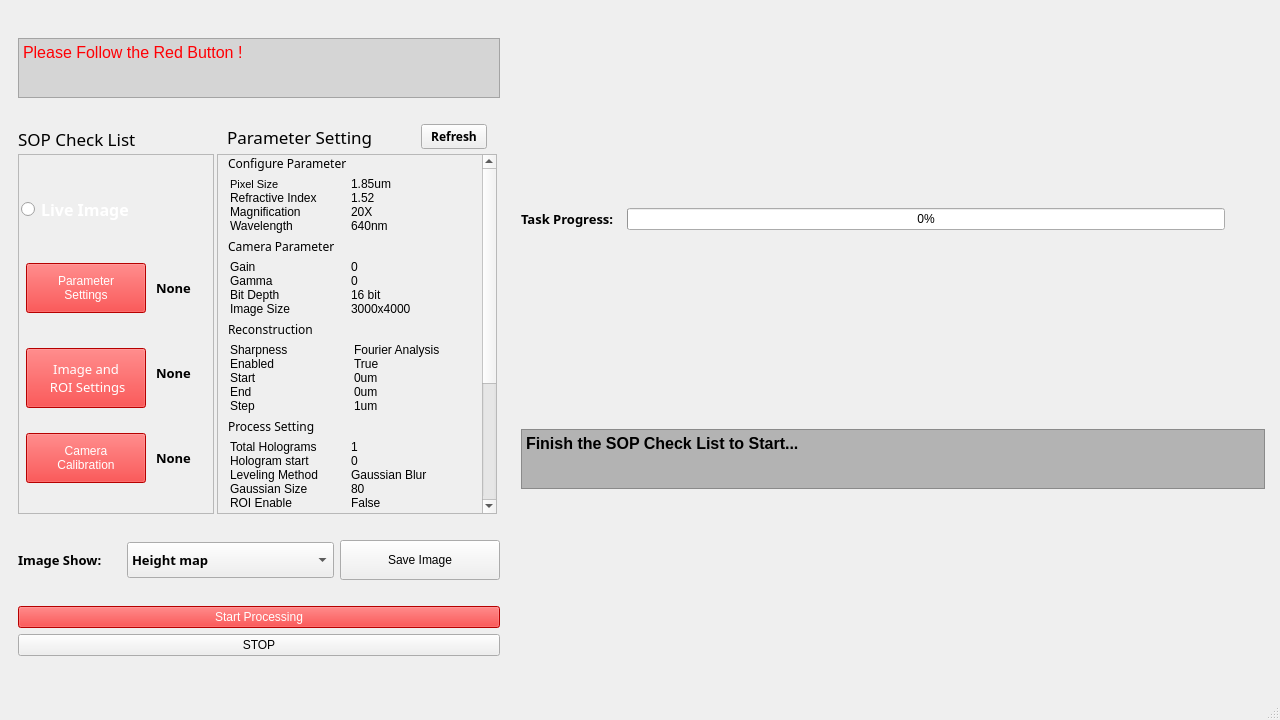
<?xml version="1.0" encoding="UTF-8"?>
<ui version="4.0">
 <class>MainWindow</class>
 <widget class="QMainWindow" name="MainWindow">
  <property name="geometry">
   <rect>
    <x>0</x>
    <y>0</y>
    <width>1280</width>
    <height>720</height>
   </rect>
  </property>
  <property name="minimumSize">
   <size>
    <width>1280</width>
    <height>720</height>
   </size>
  </property>
  <property name="windowTitle">
   <string>Standard TDHM</string>
  </property>
  <widget class="QWidget" name="centralwidget">
   <layout class="QHBoxLayout" name="horizontalLayout">
    <item>
     <widget class="QWidget" name="widget" native="true">
      <property name="minimumSize">
       <size>
        <width>500</width>
        <height>0</height>
       </size>
      </property>
      <property name="maximumSize">
       <size>
        <width>500</width>
        <height>16777215</height>
       </size>
      </property>
      <layout class="QVBoxLayout" name="verticalLayout_3" stretch="2,0,2,2">
       <item>
        <layout class="QVBoxLayout" name="Label">
         <item>
          <widget class="QTextBrowser" name="instruction">
           <property name="minimumSize">
            <size>
             <width>0</width>
             <height>30</height>
            </size>
           </property>
           <property name="maximumSize">
            <size>
             <width>16777215</width>
             <height>60</height>
            </size>
           </property>
           <property name="styleSheet">
            <string notr="true">font: 87 12pt &quot;Arial Black&quot;;
background-color: rgb(213, 213, 213);
color: rgb(255, 0, 4);</string>
           </property>
           <property name="html">
            <string>&lt;!DOCTYPE HTML PUBLIC &quot;-//W3C//DTD HTML 4.0//EN&quot; &quot;http://www.w3.org/TR/REC-html40/strict.dtd&quot;&gt;
&lt;html&gt;&lt;head&gt;&lt;meta name=&quot;qrichtext&quot; content=&quot;1&quot; /&gt;&lt;style type=&quot;text/css&quot;&gt;
p, li { white-space: pre-wrap; }
&lt;/style&gt;&lt;/head&gt;&lt;body style=&quot; font-family:'Arial Black'; font-size:12pt; font-weight:80; font-style:normal;&quot;&gt;
&lt;p style=&quot; margin-top:0px; margin-bottom:0px; margin-left:0px; margin-right:0px; -qt-block-indent:0; text-indent:0px;&quot;&gt;Please Follow the Red Button !&lt;/p&gt;&lt;/body&gt;&lt;/html&gt;</string>
           </property>
          </widget>
         </item>
        </layout>
       </item>
       <item>
        <layout class="QHBoxLayout" name="Setting" stretch="1,50">
         <property name="spacing">
          <number>0</number>
         </property>
         <property name="sizeConstraint">
          <enum>QLayout::SetDefaultConstraint</enum>
         </property>
         <property name="leftMargin">
          <number>0</number>
         </property>
         <property name="topMargin">
          <number>0</number>
         </property>
         <property name="rightMargin">
          <number>0</number>
         </property>
         <property name="bottomMargin">
          <number>0</number>
         </property>
         <item>
          <layout class="QVBoxLayout" name="verticalLayout_6" stretch="0,10">
           <item>
            <layout class="QVBoxLayout" name="verticalLayout_13">
             <item>
              <widget class="QLabel" name="label_SOPChecklist">
               <property name="maximumSize">
                <size>
                 <width>16777215</width>
                 <height>30</height>
                </size>
               </property>
               <property name="font">
                <font>
                 <family>Arial Black</family>
                 <pointsize>13</pointsize>
                 <weight>10</weight>
                 <italic>false</italic>
                 <bold>false</bold>
                </font>
               </property>
               <property name="styleSheet">
                <string notr="true">
font: 87 13pt &quot;Arial Black&quot;;</string>
               </property>
               <property name="text">
                <string>SOP Check List</string>
               </property>
              </widget>
             </item>
            </layout>
           </item>
           <item>
            <widget class="QFrame" name="SOPCheckList">
             <property name="sizePolicy">
              <sizepolicy hsizetype="Preferred" vsizetype="Preferred">
               <horstretch>0</horstretch>
               <verstretch>0</verstretch>
              </sizepolicy>
             </property>
             <property name="minimumSize">
              <size>
               <width>0</width>
               <height>0</height>
              </size>
             </property>
             <property name="maximumSize">
              <size>
               <width>300</width>
               <height>360</height>
              </size>
             </property>
             <property name="styleSheet">
              <string notr="true"/>
             </property>
             <property name="frameShape">
              <enum>QFrame::StyledPanel</enum>
             </property>
             <property name="frameShadow">
              <enum>QFrame::Raised</enum>
             </property>
             <layout class="QVBoxLayout" name="verticalLayout" stretch="0,0">
              <property name="spacing">
               <number>0</number>
              </property>
              <property name="leftMargin">
               <number>2</number>
              </property>
              <property name="topMargin">
               <number>0</number>
              </property>
              <property name="rightMargin">
               <number>2</number>
              </property>
              <property name="bottomMargin">
               <number>0</number>
              </property>
              <item>
               <widget class="QRadioButton" name="radioButton_liveimg">
                <property name="sizePolicy">
                 <sizepolicy hsizetype="Fixed" vsizetype="Fixed">
                  <horstretch>0</horstretch>
                  <verstretch>0</verstretch>
                 </sizepolicy>
                </property>
                <property name="maximumSize">
                 <size>
                  <width>150</width>
                  <height>50</height>
                 </size>
                </property>
                <property name="font">
                 <font>
                  <family>Arial Black</family>
                  <pointsize>12</pointsize>
                  <weight>75</weight>
                  <bold>true</bold>
                 </font>
                </property>
                <property name="layoutDirection">
                 <enum>Qt::LeftToRight</enum>
                </property>
                <property name="styleSheet">
                 <string notr="true">color: rgb(255, 255, 255);</string>
                </property>
                <property name="text">
                 <string>Live Image</string>
                </property>
                <property name="autoExclusive">
                 <bool>false</bool>
                </property>
               </widget>
              </item>
              <item>
               <layout class="QGridLayout" name="gridLayout_SOP_list">
                <property name="leftMargin">
                 <number>5</number>
                </property>
                <property name="rightMargin">
                 <number>5</number>
                </property>
                <property name="horizontalSpacing">
                 <number>10</number>
                </property>
                <property name="verticalSpacing">
                 <number>30</number>
                </property>
                <item row="2" column="0">
                 <widget class="QPushButton" name="pushButton_parameter">
                  <property name="minimumSize">
                   <size>
                    <width>120</width>
                    <height>50</height>
                   </size>
                  </property>
                  <property name="maximumSize">
                   <size>
                    <width>150</width>
                    <height>50</height>
                   </size>
                  </property>
                  <property name="styleSheet">
                   <string notr="true">color: rgb(255, 255, 255);
font: 87 10pt &quot;Arial Black&quot;;
background-color: rgb(255, 0, 0);</string>
                  </property>
                  <property name="text">
                   <string>Parameter
Settings</string>
                  </property>
                 </widget>
                </item>
                <item row="2" column="1">
                 <widget class="QLabel" name="label_parameter">
                  <property name="minimumSize">
                   <size>
                    <width>50</width>
                    <height>0</height>
                   </size>
                  </property>
                  <property name="font">
                   <font>
                    <family>Arial Black</family>
                    <pointsize>10</pointsize>
                    <weight>75</weight>
                    <bold>true</bold>
                   </font>
                  </property>
                  <property name="text">
                   <string>None</string>
                  </property>
                 </widget>
                </item>
                <item row="3" column="0">
                 <widget class="QPushButton" name="pushButton_background">
                  <property name="minimumSize">
                   <size>
                    <width>120</width>
                    <height>60</height>
                   </size>
                  </property>
                  <property name="maximumSize">
                   <size>
                    <width>50</width>
                    <height>50</height>
                   </size>
                  </property>
                  <property name="font">
                   <font>
                    <family>Arial Black</family>
                    <pointsize>10</pointsize>
                    <weight>10</weight>
                    <italic>false</italic>
                    <bold>false</bold>
                   </font>
                  </property>
                  <property name="styleSheet">
                   <string notr="true">color: rgb(255, 255, 255);
font: 87 10pt &quot;Arial Black&quot;;
background-color: rgb(255, 0, 0);</string>
                  </property>
                  <property name="text">
                   <string>Image and 
 ROI Settings</string>
                  </property>
                 </widget>
                </item>
                <item row="3" column="1">
                 <widget class="QLabel" name="label_background">
                  <property name="minimumSize">
                   <size>
                    <width>50</width>
                    <height>0</height>
                   </size>
                  </property>
                  <property name="font">
                   <font>
                    <family>Arial Black</family>
                    <pointsize>10</pointsize>
                    <weight>75</weight>
                    <bold>true</bold>
                   </font>
                  </property>
                  <property name="text">
                   <string>None</string>
                  </property>
                 </widget>
                </item>
                <item row="4" column="0">
                 <widget class="QPushButton" name="pushButton_calibration">
                  <property name="minimumSize">
                   <size>
                    <width>120</width>
                    <height>50</height>
                   </size>
                  </property>
                  <property name="maximumSize">
                   <size>
                    <width>150</width>
                    <height>50</height>
                   </size>
                  </property>
                  <property name="styleSheet">
                   <string notr="true">color: rgb(255, 255, 255);
font: 87 10pt &quot;Arial Black&quot;;
background-color: rgb(255, 0, 0);</string>
                  </property>
                  <property name="text">
                   <string>Camera
Calibration</string>
                  </property>
                 </widget>
                </item>
                <item row="4" column="1">
                 <widget class="QLabel" name="label_calibration">
                  <property name="minimumSize">
                   <size>
                    <width>50</width>
                    <height>0</height>
                   </size>
                  </property>
                  <property name="font">
                   <font>
                    <family>Arial Black</family>
                    <pointsize>10</pointsize>
                    <weight>75</weight>
                    <bold>true</bold>
                   </font>
                  </property>
                  <property name="text">
                   <string>None</string>
                  </property>
                 </widget>
                </item>
               </layout>
              </item>
             </layout>
            </widget>
           </item>
          </layout>
         </item>
         <item>
          <layout class="QVBoxLayout" name="verticalLayout_4" stretch="0,10">
           <property name="spacing">
            <number>5</number>
           </property>
           <property name="leftMargin">
            <number>3</number>
           </property>
           <property name="rightMargin">
            <number>3</number>
           </property>
           <item>
            <layout class="QHBoxLayout" name="horizontalLayout_3">
             <property name="leftMargin">
              <number>10</number>
             </property>
             <property name="rightMargin">
              <number>10</number>
             </property>
             <item>
              <widget class="QLabel" name="label_ParameterSet_3">
               <property name="maximumSize">
                <size>
                 <width>16777215</width>
                 <height>30</height>
                </size>
               </property>
               <property name="font">
                <font>
                 <family>Arial Black</family>
                 <pointsize>13</pointsize>
                 <weight>10</weight>
                 <italic>false</italic>
                 <bold>false</bold>
                </font>
               </property>
               <property name="styleSheet">
                <string notr="true">
font: 87 13pt &quot;Arial Black&quot;;</string>
               </property>
               <property name="text">
                <string>Parameter Setting</string>
               </property>
              </widget>
             </item>
             <item>
              <widget class="QPushButton" name="pushButton_refresh">
               <property name="maximumSize">
                <size>
                 <width>66</width>
                 <height>16777215</height>
                </size>
               </property>
               <property name="font">
                <font>
                 <family>Arial Black</family>
                 <pointsize>9</pointsize>
                 <weight>75</weight>
                 <bold>true</bold>
                </font>
               </property>
               <property name="text">
                <string>Refresh</string>
               </property>
              </widget>
             </item>
            </layout>
           </item>
           <item>
            <widget class="QScrollArea" name="ParameterSet_2">
             <property name="sizePolicy">
              <sizepolicy hsizetype="Preferred" vsizetype="Preferred">
               <horstretch>0</horstretch>
               <verstretch>1</verstretch>
              </sizepolicy>
             </property>
             <property name="minimumSize">
              <size>
               <width>180</width>
               <height>200</height>
              </size>
             </property>
             <property name="maximumSize">
              <size>
               <width>300</width>
               <height>360</height>
              </size>
             </property>
             <property name="styleSheet">
              <string notr="true"/>
             </property>
             <property name="widgetResizable">
              <bool>true</bool>
             </property>
             <widget class="QWidget" name="Parameter">
              <property name="geometry">
               <rect>
                <x>0</x>
                <y>0</y>
                <width>279</width>
                <height>609</height>
               </rect>
              </property>
              <property name="styleSheet">
               <string notr="true"/>
              </property>
              <layout class="QVBoxLayout" name="verticalLayout_5" stretch="1,10,1,10,1,10,1,10,0,0,1,0">
               <property name="spacing">
                <number>5</number>
               </property>
               <property name="leftMargin">
                <number>10</number>
               </property>
               <property name="topMargin">
                <number>0</number>
               </property>
               <property name="rightMargin">
                <number>10</number>
               </property>
               <property name="bottomMargin">
                <number>0</number>
               </property>
               <item>
                <widget class="QLabel" name="label_3">
                 <property name="minimumSize">
                  <size>
                   <width>0</width>
                   <height>0</height>
                  </size>
                 </property>
                 <property name="font">
                  <font>
                   <family>Arial Black</family>
                   <pointsize>9</pointsize>
                   <weight>10</weight>
                   <italic>false</italic>
                   <bold>false</bold>
                  </font>
                 </property>
                 <property name="styleSheet">
                  <string notr="true">
font: 87 9pt &quot;Arial Black&quot;;</string>
                 </property>
                 <property name="text">
                  <string>Configure Parameter</string>
                 </property>
                </widget>
               </item>
               <item>
                <layout class="QGridLayout" name="gridLayout_4">
                 <property name="sizeConstraint">
                  <enum>QLayout::SetFixedSize</enum>
                 </property>
                 <property name="leftMargin">
                  <number>2</number>
                 </property>
                 <property name="topMargin">
                  <number>0</number>
                 </property>
                 <property name="rightMargin">
                  <number>0</number>
                 </property>
                 <property name="bottomMargin">
                  <number>0</number>
                 </property>
                 <property name="spacing">
                  <number>0</number>
                 </property>
                 <item row="0" column="1" alignment="Qt::AlignLeft">
                  <widget class="QLabel" name="label_pixel">
                   <property name="text">
                    <string>1.85um</string>
                   </property>
                  </widget>
                 </item>
                 <item row="1" column="1">
                  <widget class="QLabel" name="label_RI">
                   <property name="text">
                    <string>1.52</string>
                   </property>
                  </widget>
                 </item>
                 <item row="1" column="0">
                  <widget class="QLabel" name="label_9">
                   <property name="text">
                    <string>Refractive Index</string>
                   </property>
                  </widget>
                 </item>
                 <item row="2" column="1">
                  <widget class="QLabel" name="label_mag">
                   <property name="text">
                    <string>20X</string>
                   </property>
                  </widget>
                 </item>
                 <item row="2" column="0">
                  <widget class="QLabel" name="label_45">
                   <property name="text">
                    <string>Magnification</string>
                   </property>
                  </widget>
                 </item>
                 <item row="3" column="1">
                  <widget class="QLabel" name="label_wavelenth">
                   <property name="text">
                    <string>640nm</string>
                   </property>
                  </widget>
                 </item>
                 <item row="3" column="0">
                  <widget class="QLabel" name="label_46">
                   <property name="text">
                    <string>Wavelength</string>
                   </property>
                  </widget>
                 </item>
                 <item row="0" column="0">
                  <widget class="QLabel" name="label_47">
                   <property name="font">
                    <font>
                     <family>Arial</family>
                     <pointsize>8</pointsize>
                     <weight>50</weight>
                     <italic>false</italic>
                     <bold>false</bold>
                    </font>
                   </property>
                   <property name="text">
                    <string>Pixel Size</string>
                   </property>
                  </widget>
                 </item>
                </layout>
               </item>
               <item>
                <widget class="QLabel" name="label_48">
                 <property name="font">
                  <font>
                   <family>Arial Black</family>
                   <pointsize>9</pointsize>
                   <weight>10</weight>
                   <italic>false</italic>
                   <bold>false</bold>
                  </font>
                 </property>
                 <property name="styleSheet">
                  <string notr="true">
font: 87 9pt &quot;Arial Black&quot;;</string>
                 </property>
                 <property name="text">
                  <string>Camera Parameter</string>
                 </property>
                </widget>
               </item>
               <item>
                <layout class="QGridLayout" name="gridLayout_12">
                 <property name="sizeConstraint">
                  <enum>QLayout::SetFixedSize</enum>
                 </property>
                 <property name="leftMargin">
                  <number>2</number>
                 </property>
                 <property name="topMargin">
                  <number>0</number>
                 </property>
                 <property name="rightMargin">
                  <number>0</number>
                 </property>
                 <property name="bottomMargin">
                  <number>0</number>
                 </property>
                 <property name="spacing">
                  <number>0</number>
                 </property>
                 <item row="2" column="1">
                  <widget class="QLabel" name="label_bit_3">
                   <property name="text">
                    <string>16 bit</string>
                   </property>
                  </widget>
                 </item>
                 <item row="0" column="1">
                  <widget class="QLabel" name="label_gain_3">
                   <property name="text">
                    <string>0</string>
                   </property>
                  </widget>
                 </item>
                 <item row="0" column="0">
                  <widget class="QLabel" name="label_49">
                   <property name="text">
                    <string>Gain</string>
                   </property>
                  </widget>
                 </item>
                 <item row="2" column="0">
                  <widget class="QLabel" name="label_50">
                   <property name="text">
                    <string>Bit Depth</string>
                   </property>
                  </widget>
                 </item>
                 <item row="1" column="0">
                  <widget class="QLabel" name="label_51">
                   <property name="text">
                    <string>Gamma</string>
                   </property>
                  </widget>
                 </item>
                 <item row="1" column="1">
                  <widget class="QLabel" name="label_gamma_3">
                   <property name="text">
                    <string>0</string>
                   </property>
                  </widget>
                 </item>
                 <item row="3" column="0">
                  <widget class="QLabel" name="label_52">
                   <property name="text">
                    <string>Image Size</string>
                   </property>
                  </widget>
                 </item>
                 <item row="3" column="1">
                  <widget class="QLabel" name="label_shape_3">
                   <property name="text">
                    <string>3000x4000</string>
                   </property>
                  </widget>
                 </item>
                </layout>
               </item>
               <item>
                <widget class="QLabel" name="label_53">
                 <property name="font">
                  <font>
                   <family>Arial Black</family>
                   <pointsize>9</pointsize>
                   <weight>10</weight>
                   <italic>false</italic>
                   <bold>false</bold>
                  </font>
                 </property>
                 <property name="styleSheet">
                  <string notr="true">
font: 87 9pt &quot;Arial Black&quot;;</string>
                 </property>
                 <property name="text">
                  <string>Reconstruction</string>
                 </property>
                </widget>
               </item>
               <item>
                <layout class="QGridLayout" name="gridLayout_13">
                 <property name="sizeConstraint">
                  <enum>QLayout::SetFixedSize</enum>
                 </property>
                 <property name="leftMargin">
                  <number>2</number>
                 </property>
                 <property name="verticalSpacing">
                  <number>0</number>
                 </property>
                 <item row="1" column="0">
                  <widget class="QLabel" name="label_54">
                   <property name="text">
                    <string>Enabled</string>
                   </property>
                  </widget>
                 </item>
                 <item row="4" column="1">
                  <widget class="QLabel" name="label_step">
                   <property name="text">
                    <string>1um</string>
                   </property>
                  </widget>
                 </item>
                 <item row="3" column="1">
                  <widget class="QLabel" name="label_end">
                   <property name="text">
                    <string>0um</string>
                   </property>
                  </widget>
                 </item>
                 <item row="4" column="0">
                  <widget class="QLabel" name="label_57">
                   <property name="text">
                    <string>Step</string>
                   </property>
                  </widget>
                 </item>
                 <item row="3" column="0">
                  <widget class="QLabel" name="label_55">
                   <property name="text">
                    <string>End</string>
                   </property>
                  </widget>
                 </item>
                 <item row="1" column="1">
                  <widget class="QLabel" name="label_enable">
                   <property name="text">
                    <string>True</string>
                   </property>
                  </widget>
                 </item>
                 <item row="2" column="0">
                  <widget class="QLabel" name="label_56">
                   <property name="text">
                    <string>Start</string>
                   </property>
                  </widget>
                 </item>
                 <item row="2" column="1">
                  <widget class="QLabel" name="label_start">
                   <property name="text">
                    <string>0um</string>
                   </property>
                  </widget>
                 </item>
                 <item row="0" column="0">
                  <widget class="QLabel" name="label_62">
                   <property name="text">
                    <string>Sharpness</string>
                   </property>
                  </widget>
                 </item>
                 <item row="0" column="1">
                  <widget class="QLabel" name="label_sharpness">
                   <property name="text">
                    <string>Fourier Analysis</string>
                   </property>
                  </widget>
                 </item>
                </layout>
               </item>
               <item>
                <widget class="QLabel" name="label_58">
                 <property name="font">
                  <font>
                   <family>Arial Black</family>
                   <pointsize>9</pointsize>
                   <weight>10</weight>
                   <italic>false</italic>
                   <bold>false</bold>
                  </font>
                 </property>
                 <property name="styleSheet">
                  <string notr="true">
font: 87 9pt &quot;Arial Black&quot;;</string>
                 </property>
                 <property name="text">
                  <string>Process Setting</string>
                 </property>
                </widget>
               </item>
               <item>
                <layout class="QGridLayout" name="gridLayout_14">
                 <property name="sizeConstraint">
                  <enum>QLayout::SetFixedSize</enum>
                 </property>
                 <property name="leftMargin">
                  <number>2</number>
                 </property>
                 <property name="spacing">
                  <number>0</number>
                 </property>
                 <item row="7" column="1">
                  <widget class="QLabel" name="label_Gaussian_size">
                   <property name="text">
                    <string>80</string>
                   </property>
                  </widget>
                 </item>
                 <item row="5" column="0">
                  <widget class="QLabel" name="label_16">
                   <property name="text">
                    <string>Hologram start</string>
                   </property>
                  </widget>
                 </item>
                 <item row="5" column="1">
                  <widget class="QLabel" name="label_holo_strat">
                   <property name="text">
                    <string>0</string>
                   </property>
                  </widget>
                 </item>
                 <item row="6" column="1">
                  <widget class="QLabel" name="label_leveling">
                   <property name="text">
                    <string>Gaussian Blur</string>
                   </property>
                  </widget>
                 </item>
                 <item row="4" column="0">
                  <widget class="QLabel" name="label_14">
                   <property name="text">
                    <string>Total Holograms</string>
                   </property>
                  </widget>
                 </item>
                 <item row="6" column="0">
                  <widget class="QLabel" name="label_60">
                   <property name="text">
                    <string>Leveling Method</string>
                   </property>
                  </widget>
                 </item>
                 <item row="7" column="0">
                  <widget class="QLabel" name="label_GB_size">
                   <property name="text">
                    <string>Gaussian Size</string>
                   </property>
                  </widget>
                 </item>
                 <item row="4" column="1">
                  <widget class="QLabel" name="label_holo_total">
                   <property name="text">
                    <string>1</string>
                   </property>
                  </widget>
                 </item>
                 <item row="8" column="0">
                  <widget class="QLabel" name="label_2">
                   <property name="text">
                    <string>ROI Enable</string>
                   </property>
                  </widget>
                 </item>
                 <item row="8" column="1">
                  <widget class="QLabel" name="label_roi_enable">
                   <property name="text">
                    <string>False</string>
                   </property>
                  </widget>
                 </item>
                </layout>
               </item>
               <item>
                <widget class="QLabel" name="label_13">
                 <property name="font">
                  <font>
                   <family>Arial Black</family>
                   <pointsize>9</pointsize>
                   <weight>75</weight>
                   <bold>true</bold>
                  </font>
                 </property>
                 <property name="text">
                  <string>FFT filter Setting</string>
                 </property>
                </widget>
               </item>
               <item>
                <layout class="QGridLayout" name="gridLayout_3">
                 <item row="2" column="0">
                  <widget class="QLabel" name="label_12">
                   <property name="text">
                    <string>FFT Quadrant</string>
                   </property>
                  </widget>
                 </item>
                 <item row="2" column="1">
                  <widget class="QLabel" name="label_quadrant">
                   <property name="text">
                    <string>1</string>
                   </property>
                  </widget>
                 </item>
                 <item row="1" column="1">
                  <widget class="QLabel" name="label_filter_rate">
                   <property name="text">
                    <string>1.2</string>
                   </property>
                  </widget>
                 </item>
                 <item row="0" column="0">
                  <widget class="QLabel" name="label_59">
                   <property name="text">
                    <string>FFT Filter</string>
                   </property>
                  </widget>
                 </item>
                 <item row="0" column="1">
                  <widget class="QLabel" name="label_FFT_filter">
                   <property name="text">
                    <string>Hann</string>
                   </property>
                  </widget>
                 </item>
                 <item row="1" column="0">
                  <widget class="QLabel" name="label_61">
                   <property name="text">
                    <string>Filter Rate</string>
                   </property>
                  </widget>
                 </item>
                 <item row="3" column="0">
                  <widget class="QLabel" name="label_11">
                   <property name="text">
                    <string>Expansion</string>
                   </property>
                  </widget>
                 </item>
                 <item row="3" column="1">
                  <widget class="QLabel" name="label_expansion">
                   <property name="text">
                    <string>100</string>
                   </property>
                  </widget>
                 </item>
                </layout>
               </item>
               <item>
                <widget class="QLabel" name="label_63">
                 <property name="font">
                  <font>
                   <family>Arial Black</family>
                   <pointsize>9</pointsize>
                   <weight>10</weight>
                   <italic>false</italic>
                   <bold>false</bold>
                  </font>
                 </property>
                 <property name="styleSheet">
                  <string notr="true">font: 87 9pt &quot;Arial Black&quot;;</string>
                 </property>
                 <property name="text">
                  <string>What to Save</string>
                 </property>
                </widget>
               </item>
               <item>
                <layout class="QGridLayout" name="gridLayout_2">
                 <item row="3" column="0">
                  <widget class="QLabel" name="label_5">
                   <property name="text">
                    <string>Refocused Volume</string>
                   </property>
                  </widget>
                 </item>
                 <item row="0" column="0">
                  <widget class="QLabel" name="label">
                   <property name="text">
                    <string>Height Map</string>
                   </property>
                  </widget>
                 </item>
                 <item row="0" column="1">
                  <widget class="QLabel" name="label_Height">
                   <property name="text">
                    <string>True</string>
                   </property>
                  </widget>
                 </item>
                 <item row="1" column="0">
                  <widget class="QLabel" name="label_4">
                   <property name="text">
                    <string>Phase Map</string>
                   </property>
                  </widget>
                 </item>
                 <item row="2" column="0">
                  <widget class="QLabel" name="label_6">
                   <property name="text">
                    <string>Wrapped Phase</string>
                   </property>
                  </widget>
                 </item>
                 <item row="1" column="1">
                  <widget class="QLabel" name="label_Phase">
                   <property name="text">
                    <string>False</string>
                   </property>
                  </widget>
                 </item>
                 <item row="2" column="1">
                  <widget class="QLabel" name="label_Wrapped_phase">
                   <property name="text">
                    <string>False</string>
                   </property>
                  </widget>
                 </item>
                 <item row="3" column="1">
                  <widget class="QLabel" name="label_refocused_volume">
                   <property name="text">
                    <string>False</string>
                   </property>
                  </widget>
                 </item>
                </layout>
               </item>
              </layout>
             </widget>
            </widget>
           </item>
          </layout>
         </item>
        </layout>
       </item>
       <item>
        <layout class="QHBoxLayout" name="horizontalLayout_9" stretch="1,2,5">
         <item>
          <widget class="QLabel" name="label_imgshow">
           <property name="font">
            <font>
             <family>Arial Black</family>
             <pointsize>10</pointsize>
             <weight>75</weight>
             <bold>true</bold>
            </font>
           </property>
           <property name="text">
            <string>Image Show:</string>
           </property>
          </widget>
         </item>
         <item>
          <widget class="QComboBox" name="comboBox_imgshow">
           <property name="minimumSize">
            <size>
             <width>0</width>
             <height>36</height>
            </size>
           </property>
           <property name="font">
            <font>
             <family>Arial Black</family>
             <pointsize>10</pointsize>
             <weight>75</weight>
             <bold>true</bold>
            </font>
           </property>
           <item>
            <property name="text">
             <string>Height map</string>
            </property>
           </item>
           <item>
            <property name="text">
             <string>FFT Filter</string>
            </property>
           </item>
           <item>
            <property name="text">
             <string>Phase map</string>
            </property>
           </item>
           <item>
            <property name="text">
             <string>Wrapped Phase</string>
            </property>
           </item>
           <item>
            <property name="text">
             <string>Hologram</string>
            </property>
           </item>
           <item>
            <property name="text">
             <string>Reference</string>
            </property>
           </item>
          </widget>
         </item>
         <item>
          <widget class="QPushButton" name="pushButton_ImgSave">
           <property name="maximumSize">
            <size>
             <width>160</width>
             <height>40</height>
            </size>
           </property>
           <property name="styleSheet">
            <string notr="true">font: 87 10pt &quot;Arial Black&quot;;</string>
           </property>
           <property name="text">
            <string>Save Image</string>
           </property>
          </widget>
         </item>
        </layout>
       </item>
       <item>
        <layout class="QGridLayout" name="gridLayout">
         <item row="1" column="0">
          <widget class="QPushButton" name="pushButton_stop">
           <property name="sizePolicy">
            <sizepolicy hsizetype="Preferred" vsizetype="Maximum">
             <horstretch>0</horstretch>
             <verstretch>0</verstretch>
            </sizepolicy>
           </property>
           <property name="styleSheet">
            <string notr="true">
font: 87 20pt &quot;Arial Black&quot;;
</string>
           </property>
           <property name="text">
            <string>STOP</string>
           </property>
          </widget>
         </item>
         <item row="0" column="1">
          <layout class="QGridLayout" name="gridLayout_5"/>
         </item>
         <item row="0" column="0">
          <widget class="QPushButton" name="pushButton_start">
           <property name="maximumSize">
            <size>
             <width>16777215</width>
             <height>16777215</height>
            </size>
           </property>
           <property name="mouseTracking">
            <bool>false</bool>
           </property>
           <property name="styleSheet">
            <string notr="true">color: rgb(255, 255, 255);
font: 87 20pt &quot;Arial Black&quot;;
background-color: rgb(255, 0, 0);
</string>
           </property>
           <property name="text">
            <string>Start Processing</string>
           </property>
           <property name="checkable">
            <bool>false</bool>
           </property>
          </widget>
         </item>
        </layout>
       </item>
      </layout>
     </widget>
    </item>
    <item>
     <layout class="QVBoxLayout" name="Figure" stretch="1,20,0,3">
      <property name="leftMargin">
       <number>6</number>
      </property>
      <property name="topMargin">
       <number>6</number>
      </property>
      <property name="rightMargin">
       <number>6</number>
      </property>
      <property name="bottomMargin">
       <number>6</number>
      </property>
      <item>
       <layout class="QVBoxLayout" name="Bar_layout"/>
      </item>
      <item>
       <layout class="QVBoxLayout" name="figure_layout"/>
      </item>
      <item>
       <layout class="QHBoxLayout" name="Progress" stretch="1,6,0">
        <item>
         <widget class="QLabel" name="label_66">
          <property name="font">
           <font>
            <family>Arial Black</family>
            <pointsize>10</pointsize>
            <weight>75</weight>
            <bold>true</bold>
           </font>
          </property>
          <property name="text">
           <string>Task Progress:</string>
          </property>
         </widget>
        </item>
        <item>
         <widget class="QProgressBar" name="progressBar">
          <property name="value">
           <number>0</number>
          </property>
         </widget>
        </item>
        <item>
         <spacer name="horizontalSpacer">
          <property name="orientation">
           <enum>Qt::Horizontal</enum>
          </property>
          <property name="sizeHint" stdset="0">
           <size>
            <width>40</width>
            <height>20</height>
           </size>
          </property>
         </spacer>
        </item>
       </layout>
      </item>
      <item>
       <widget class="QTextBrowser" name="textBrowser_info_show">
        <property name="maximumSize">
         <size>
          <width>16777215</width>
          <height>60</height>
         </size>
        </property>
        <property name="styleSheet">
         <string notr="true">color: rgb(0, 0, 0);
font: 87 10pt &quot;Arial Black&quot;;
background-color: rgb(179, 179, 179);</string>
        </property>
        <property name="html">
         <string>&lt;!DOCTYPE HTML PUBLIC &quot;-//W3C//DTD HTML 4.0//EN&quot; &quot;http://www.w3.org/TR/REC-html40/strict.dtd&quot;&gt;
&lt;html&gt;&lt;head&gt;&lt;meta name=&quot;qrichtext&quot; content=&quot;1&quot; /&gt;&lt;style type=&quot;text/css&quot;&gt;
p, li { white-space: pre-wrap; }
&lt;/style&gt;&lt;/head&gt;&lt;body style=&quot; font-family:'Arial Black'; font-size:10pt; font-weight:80; font-style:normal;&quot;&gt;
&lt;p style=&quot; margin-top:12px; margin-bottom:12px; margin-left:0px; margin-right:0px; -qt-block-indent:0; text-indent:0px;&quot;&gt;&lt;span style=&quot; font-family:'SimSun'; font-size:12pt; font-weight:600;&quot;&gt;Finish the SOP Check List to Start...&lt;/span&gt;&lt;/p&gt;&lt;/body&gt;&lt;/html&gt;</string>
        </property>
       </widget>
      </item>
     </layout>
    </item>
   </layout>
  </widget>
  <widget class="QMenuBar" name="menubar">
   <property name="geometry">
    <rect>
     <x>0</x>
     <y>0</y>
     <width>1280</width>
     <height>22</height>
    </rect>
   </property>
  </widget>
  <widget class="QStatusBar" name="statusbar"/>
 </widget>
 <resources/>
 <connections/>
</ui>
